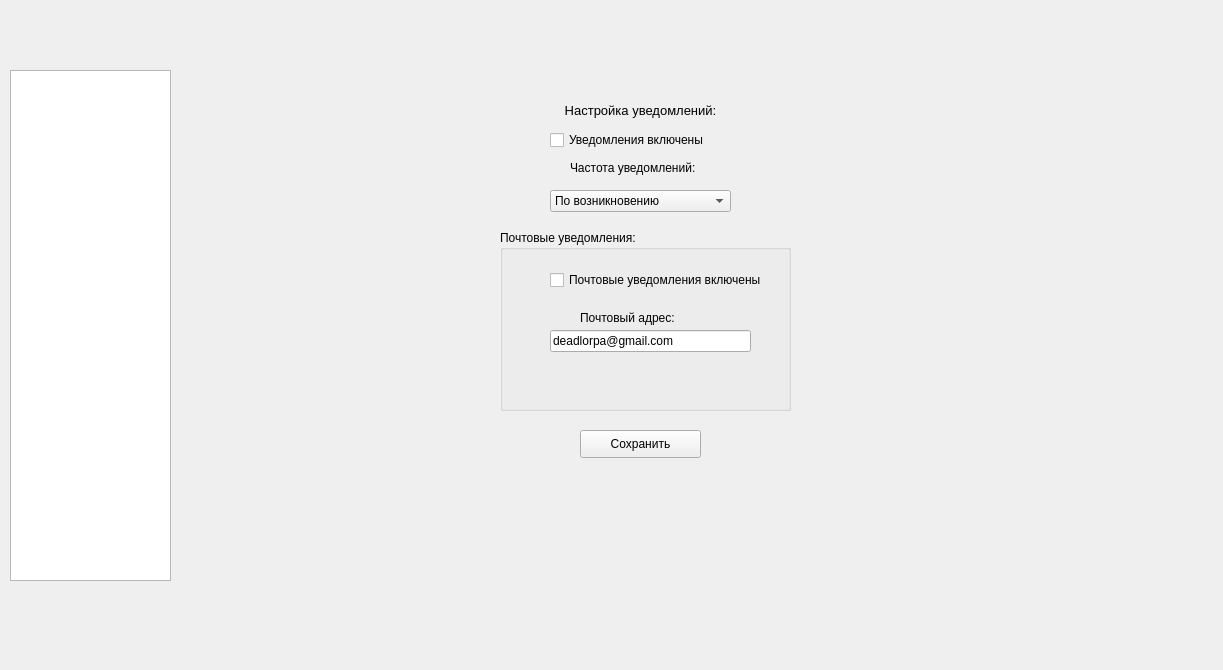
<?xml version="1.0" encoding="UTF-8"?>
<ui version="4.0">
 <class>MainWindow</class>
 <widget class="QMainWindow" name="MainWindow">
  <property name="geometry">
   <rect>
    <x>0</x>
    <y>0</y>
    <width>1223</width>
    <height>670</height>
   </rect>
  </property>
  <property name="windowTitle">
   <string>iSeeYou</string>
  </property>
  <property name="styleSheet">
   <string notr="true"/>
  </property>
  <widget class="QWidget" name="centralwidget">
   <widget class="QStackedWidget" name="stack">
    <property name="geometry">
     <rect>
      <x>170</x>
      <y>10</y>
      <width>1021</width>
      <height>611</height>
     </rect>
    </property>
    <property name="currentIndex">
     <number>2</number>
    </property>
    <widget class="QWidget" name="page_4">
     <widget class="QGroupBox" name="gb_cur_cam">
      <property name="geometry">
       <rect>
        <x>740</x>
        <y>330</y>
        <width>251</width>
        <height>181</height>
       </rect>
      </property>
      <property name="title">
       <string>Данные для текущей камеры</string>
      </property>
      <property name="flat">
       <bool>false</bool>
      </property>
      <property name="checkable">
       <bool>false</bool>
      </property>
      <widget class="QLabel" name="cur_port_label">
       <property name="geometry">
        <rect>
         <x>40</x>
         <y>60</y>
         <width>55</width>
         <height>16</height>
        </rect>
       </property>
       <property name="text">
        <string>Порт:</string>
       </property>
      </widget>
      <widget class="QLabel" name="cur_port">
       <property name="geometry">
        <rect>
         <x>120</x>
         <y>60</y>
         <width>81</width>
         <height>16</height>
        </rect>
       </property>
       <property name="text">
        <string>нет данных</string>
       </property>
      </widget>
      <widget class="QLabel" name="cur_ip_label">
       <property name="geometry">
        <rect>
         <x>40</x>
         <y>30</y>
         <width>55</width>
         <height>16</height>
        </rect>
       </property>
       <property name="text">
        <string>IP-адрес:</string>
       </property>
      </widget>
      <widget class="QLabel" name="cur_ip">
       <property name="geometry">
        <rect>
         <x>120</x>
         <y>30</y>
         <width>101</width>
         <height>16</height>
        </rect>
       </property>
       <property name="text">
        <string>нет данных</string>
       </property>
      </widget>
      <widget class="QPushButton" name="dele">
       <property name="geometry">
        <rect>
         <x>70</x>
         <y>130</y>
         <width>121</width>
         <height>28</height>
        </rect>
       </property>
       <property name="styleSheet">
        <string notr="true"/>
       </property>
       <property name="text">
        <string>Удалить камеру</string>
       </property>
      </widget>
      <widget class="QLabel" name="cur_dis_label">
       <property name="geometry">
        <rect>
         <x>40</x>
         <y>90</y>
         <width>71</width>
         <height>16</height>
        </rect>
       </property>
       <property name="text">
        <string>Описание:</string>
       </property>
      </widget>
      <widget class="QLabel" name="cur_dis">
       <property name="geometry">
        <rect>
         <x>120</x>
         <y>90</y>
         <width>71</width>
         <height>16</height>
        </rect>
       </property>
       <property name="text">
        <string>нет данных</string>
       </property>
      </widget>
     </widget>
     <widget class="QTabWidget" name="camers_nav">
      <property name="geometry">
       <rect>
        <x>20</x>
        <y>50</y>
        <width>691</width>
        <height>541</height>
       </rect>
      </property>
      <property name="currentIndex">
       <number>-1</number>
      </property>
     </widget>
     <widget class="QGroupBox" name="gb_new_cam">
      <property name="geometry">
       <rect>
        <x>740</x>
        <y>40</y>
        <width>251</width>
        <height>281</height>
       </rect>
      </property>
      <property name="title">
       <string>Добавление новой камеры</string>
      </property>
      <widget class="QLineEdit" name="new_pass">
       <property name="geometry">
        <rect>
         <x>10</x>
         <y>140</y>
         <width>231</width>
         <height>22</height>
        </rect>
       </property>
      </widget>
      <widget class="QLineEdit" name="new_login">
       <property name="geometry">
        <rect>
         <x>10</x>
         <y>90</y>
         <width>231</width>
         <height>22</height>
        </rect>
       </property>
       <property name="text">
        <string/>
       </property>
      </widget>
      <widget class="QLabel" name="new_ip_label">
       <property name="geometry">
        <rect>
         <x>10</x>
         <y>20</y>
         <width>55</width>
         <height>16</height>
        </rect>
       </property>
       <property name="text">
        <string>IP-адрес:</string>
       </property>
      </widget>
      <widget class="QLabel" name="new_pass_label">
       <property name="geometry">
        <rect>
         <x>10</x>
         <y>120</y>
         <width>55</width>
         <height>16</height>
        </rect>
       </property>
       <property name="text">
        <string>Пароль:</string>
       </property>
      </widget>
      <widget class="QLineEdit" name="new_port">
       <property name="geometry">
        <rect>
         <x>170</x>
         <y>40</y>
         <width>71</width>
         <height>22</height>
        </rect>
       </property>
      </widget>
      <widget class="QPushButton" name="add">
       <property name="geometry">
        <rect>
         <x>70</x>
         <y>230</y>
         <width>121</width>
         <height>28</height>
        </rect>
       </property>
       <property name="styleSheet">
        <string notr="true"/>
       </property>
       <property name="text">
        <string>Добавить камеру</string>
       </property>
      </widget>
      <widget class="QLabel" name="new_port_label">
       <property name="geometry">
        <rect>
         <x>170</x>
         <y>20</y>
         <width>55</width>
         <height>16</height>
        </rect>
       </property>
       <property name="text">
        <string>Порт:</string>
       </property>
      </widget>
      <widget class="QLineEdit" name="new_ip">
       <property name="geometry">
        <rect>
         <x>10</x>
         <y>40</y>
         <width>151</width>
         <height>22</height>
        </rect>
       </property>
       <property name="text">
        <string/>
       </property>
      </widget>
      <widget class="QLabel" name="new_login_label">
       <property name="geometry">
        <rect>
         <x>10</x>
         <y>70</y>
         <width>91</width>
         <height>16</height>
        </rect>
       </property>
       <property name="text">
        <string>Логин:</string>
       </property>
      </widget>
      <widget class="QLineEdit" name="new_dis">
       <property name="geometry">
        <rect>
         <x>10</x>
         <y>190</y>
         <width>231</width>
         <height>22</height>
        </rect>
       </property>
      </widget>
      <widget class="QLabel" name="new_dis_label">
       <property name="geometry">
        <rect>
         <x>10</x>
         <y>170</y>
         <width>101</width>
         <height>16</height>
        </rect>
       </property>
       <property name="text">
        <string>Описание:</string>
       </property>
      </widget>
     </widget>
    </widget>
    <widget class="QWidget" name="page_5">
     <widget class="QCheckBox" name="cb_face_dec">
      <property name="geometry">
       <rect>
        <x>720</x>
        <y>120</y>
        <width>151</width>
        <height>20</height>
       </rect>
      </property>
      <property name="text">
       <string>Детекция лиц</string>
      </property>
     </widget>
     <widget class="QPushButton" name="delete_current_anom">
      <property name="enabled">
       <bool>false</bool>
      </property>
      <property name="geometry">
       <rect>
        <x>700</x>
        <y>530</y>
        <width>211</width>
        <height>41</height>
       </rect>
      </property>
      <property name="styleSheet">
       <string notr="true">
</string>
      </property>
      <property name="text">
       <string>Удалить текущую аномалию</string>
      </property>
     </widget>
     <widget class="QCheckBox" name="cb_move_dec">
      <property name="geometry">
       <rect>
        <x>720</x>
        <y>90</y>
        <width>151</width>
        <height>20</height>
       </rect>
      </property>
      <property name="text">
       <string>Детекция движения</string>
      </property>
     </widget>
     <widget class="QTabWidget" name="anoms">
      <property name="geometry">
       <rect>
        <x>20</x>
        <y>50</y>
        <width>651</width>
        <height>541</height>
       </rect>
      </property>
      <property name="styleSheet">
       <string notr="true"/>
      </property>
     </widget>
     <widget class="QLabel" name="label">
      <property name="geometry">
       <rect>
        <x>680</x>
        <y>50</y>
        <width>221</width>
        <height>20</height>
       </rect>
      </property>
      <property name="font">
       <font>
        <pointsize>10</pointsize>
       </font>
      </property>
      <property name="text">
       <string>Фильтр аномалий:</string>
      </property>
      <property name="alignment">
       <set>Qt::AlignCenter</set>
      </property>
     </widget>
     <widget class="QPushButton" name="save_config">
      <property name="enabled">
       <bool>false</bool>
      </property>
      <property name="geometry">
       <rect>
        <x>700</x>
        <y>470</y>
        <width>211</width>
        <height>41</height>
       </rect>
      </property>
      <property name="styleSheet">
       <string notr="true"/>
      </property>
      <property name="text">
       <string>Сохранить все аномалии</string>
      </property>
     </widget>
    </widget>
    <widget class="QWidget" name="page_6">
     <widget class="QGroupBox" name="groupBox_3">
      <property name="geometry">
       <rect>
        <x>330</x>
        <y>220</y>
        <width>291</width>
        <height>181</height>
       </rect>
      </property>
      <property name="title">
       <string>Почтовые уведомления:</string>
      </property>
      <widget class="QCheckBox" name="checkBox_7">
       <property name="geometry">
        <rect>
         <x>50</x>
         <y>40</y>
         <width>231</width>
         <height>20</height>
        </rect>
       </property>
       <property name="text">
        <string>Почтовые уведомления включены</string>
       </property>
      </widget>
      <widget class="QLineEdit" name="mail_edit">
       <property name="geometry">
        <rect>
         <x>50</x>
         <y>100</y>
         <width>201</width>
         <height>22</height>
        </rect>
       </property>
       <property name="styleSheet">
        <string notr="true"/>
       </property>
       <property name="text">
        <string>deadlorpa@gmail.com</string>
       </property>
      </widget>
      <widget class="QLabel" name="label_29">
       <property name="geometry">
        <rect>
         <x>80</x>
         <y>80</y>
         <width>111</width>
         <height>16</height>
        </rect>
       </property>
       <property name="text">
        <string>Почтовый адрес:</string>
       </property>
      </widget>
     </widget>
     <widget class="QCheckBox" name="cb_notify">
      <property name="geometry">
       <rect>
        <x>380</x>
        <y>120</y>
        <width>201</width>
        <height>20</height>
       </rect>
      </property>
      <property name="text">
       <string>Уведомления включены</string>
      </property>
     </widget>
     <widget class="QLabel" name="label_27">
      <property name="geometry">
       <rect>
        <x>400</x>
        <y>150</y>
        <width>141</width>
        <height>16</height>
       </rect>
      </property>
      <property name="text">
       <string>Частота уведомлений:</string>
      </property>
     </widget>
     <widget class="QComboBox" name="cb_period">
      <property name="geometry">
       <rect>
        <x>380</x>
        <y>180</y>
        <width>181</width>
        <height>22</height>
       </rect>
      </property>
      <property name="styleSheet">
       <string notr="true"/>
      </property>
      <item>
       <property name="text">
        <string>По возникновению</string>
       </property>
      </item>
      <item>
       <property name="text">
        <string>1 раз в день</string>
       </property>
      </item>
      <item>
       <property name="text">
        <string>3 раза в день</string>
       </property>
      </item>
      <item>
       <property name="text">
        <string>1 раз в неделю</string>
       </property>
      </item>
      <item>
       <property name="text">
        <string>1 раз в месяц</string>
       </property>
      </item>
      <item>
       <property name="text">
        <string>1 раз в год</string>
       </property>
      </item>
     </widget>
     <widget class="QPushButton" name="saveBut">
      <property name="geometry">
       <rect>
        <x>410</x>
        <y>420</y>
        <width>121</width>
        <height>28</height>
       </rect>
      </property>
      <property name="styleSheet">
       <string notr="true"/>
      </property>
      <property name="text">
       <string>Сохранить</string>
      </property>
     </widget>
     <widget class="QLabel" name="label_22">
      <property name="geometry">
       <rect>
        <x>360</x>
        <y>90</y>
        <width>221</width>
        <height>20</height>
       </rect>
      </property>
      <property name="font">
       <font>
        <pointsize>10</pointsize>
       </font>
      </property>
      <property name="text">
       <string>Настройка уведомлений:</string>
      </property>
      <property name="alignment">
       <set>Qt::AlignCenter</set>
      </property>
     </widget>
    </widget>
   </widget>
   <widget class="QListWidget" name="listWidget">
    <property name="geometry">
     <rect>
      <x>10</x>
      <y>70</y>
      <width>161</width>
      <height>511</height>
     </rect>
    </property>
    <property name="font">
     <font>
      <pointsize>18</pointsize>
     </font>
    </property>
    <property name="focusPolicy">
     <enum>Qt::NoFocus</enum>
    </property>
    <property name="selectionBehavior">
     <enum>QAbstractItemView::SelectItems</enum>
    </property>
    <property name="iconSize">
     <size>
      <width>90</width>
      <height>90</height>
     </size>
    </property>
    <property name="movement">
     <enum>QListView::Static</enum>
    </property>
    <property name="resizeMode">
     <enum>QListView::Fixed</enum>
    </property>
    <property name="layoutMode">
     <enum>QListView::SinglePass</enum>
    </property>
    <property name="viewMode">
     <enum>QListView::IconMode</enum>
    </property>
    <property name="itemAlignment">
     <set>Qt::AlignBottom|Qt::AlignHCenter</set>
    </property>
   </widget>
  </widget>
 </widget>
 <resources/>
 <connections/>
</ui>
